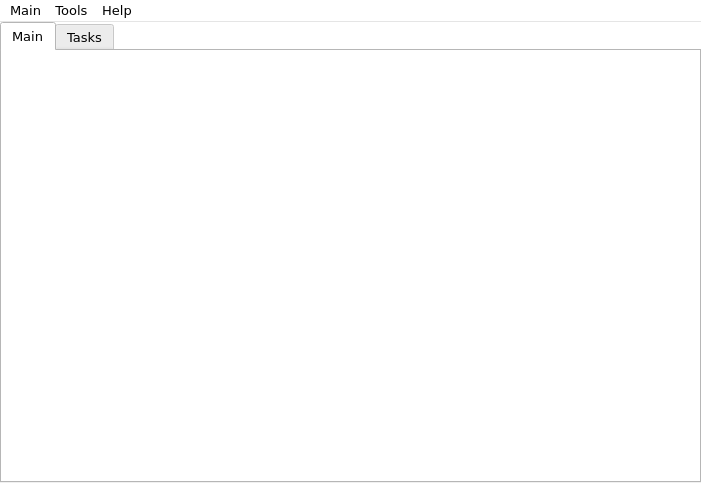
<?xml version="1.0" encoding="UTF-8"?>
<ui version="4.0">
 <class>MainWindow</class>
 <widget class="QMainWindow" name="MainWindow">
  <property name="geometry">
   <rect>
    <x>0</x>
    <y>0</y>
    <width>701</width>
    <height>483</height>
   </rect>
  </property>
  <property name="sizePolicy">
   <sizepolicy hsizetype="Preferred" vsizetype="Fixed">
    <horstretch>0</horstretch>
    <verstretch>0</verstretch>
   </sizepolicy>
  </property>
  <property name="palette">
   <palette>
    <active>
     <colorrole role="WindowText">
      <brush brushstyle="SolidPattern">
       <color alpha="255">
        <red>0</red>
        <green>0</green>
        <blue>0</blue>
       </color>
      </brush>
     </colorrole>
     <colorrole role="Button">
      <brush brushstyle="SolidPattern">
       <color alpha="255">
        <red>255</red>
        <green>255</green>
        <blue>255</blue>
       </color>
      </brush>
     </colorrole>
     <colorrole role="Light">
      <brush brushstyle="SolidPattern">
       <color alpha="255">
        <red>255</red>
        <green>255</green>
        <blue>255</blue>
       </color>
      </brush>
     </colorrole>
     <colorrole role="Midlight">
      <brush brushstyle="SolidPattern">
       <color alpha="255">
        <red>255</red>
        <green>255</green>
        <blue>255</blue>
       </color>
      </brush>
     </colorrole>
     <colorrole role="Dark">
      <brush brushstyle="SolidPattern">
       <color alpha="255">
        <red>127</red>
        <green>127</green>
        <blue>127</blue>
       </color>
      </brush>
     </colorrole>
     <colorrole role="Mid">
      <brush brushstyle="SolidPattern">
       <color alpha="255">
        <red>170</red>
        <green>170</green>
        <blue>170</blue>
       </color>
      </brush>
     </colorrole>
     <colorrole role="Text">
      <brush brushstyle="SolidPattern">
       <color alpha="255">
        <red>0</red>
        <green>0</green>
        <blue>0</blue>
       </color>
      </brush>
     </colorrole>
     <colorrole role="BrightText">
      <brush brushstyle="SolidPattern">
       <color alpha="255">
        <red>255</red>
        <green>255</green>
        <blue>255</blue>
       </color>
      </brush>
     </colorrole>
     <colorrole role="ButtonText">
      <brush brushstyle="SolidPattern">
       <color alpha="255">
        <red>0</red>
        <green>0</green>
        <blue>0</blue>
       </color>
      </brush>
     </colorrole>
     <colorrole role="Base">
      <brush brushstyle="SolidPattern">
       <color alpha="255">
        <red>255</red>
        <green>255</green>
        <blue>255</blue>
       </color>
      </brush>
     </colorrole>
     <colorrole role="Window">
      <brush brushstyle="SolidPattern">
       <color alpha="255">
        <red>255</red>
        <green>255</green>
        <blue>255</blue>
       </color>
      </brush>
     </colorrole>
     <colorrole role="Shadow">
      <brush brushstyle="SolidPattern">
       <color alpha="255">
        <red>0</red>
        <green>0</green>
        <blue>0</blue>
       </color>
      </brush>
     </colorrole>
     <colorrole role="AlternateBase">
      <brush brushstyle="SolidPattern">
       <color alpha="255">
        <red>255</red>
        <green>255</green>
        <blue>255</blue>
       </color>
      </brush>
     </colorrole>
     <colorrole role="ToolTipBase">
      <brush brushstyle="SolidPattern">
       <color alpha="255">
        <red>255</red>
        <green>255</green>
        <blue>220</blue>
       </color>
      </brush>
     </colorrole>
     <colorrole role="ToolTipText">
      <brush brushstyle="SolidPattern">
       <color alpha="255">
        <red>0</red>
        <green>0</green>
        <blue>0</blue>
       </color>
      </brush>
     </colorrole>
    </active>
    <inactive>
     <colorrole role="WindowText">
      <brush brushstyle="SolidPattern">
       <color alpha="255">
        <red>0</red>
        <green>0</green>
        <blue>0</blue>
       </color>
      </brush>
     </colorrole>
     <colorrole role="Button">
      <brush brushstyle="SolidPattern">
       <color alpha="255">
        <red>255</red>
        <green>255</green>
        <blue>255</blue>
       </color>
      </brush>
     </colorrole>
     <colorrole role="Light">
      <brush brushstyle="SolidPattern">
       <color alpha="255">
        <red>255</red>
        <green>255</green>
        <blue>255</blue>
       </color>
      </brush>
     </colorrole>
     <colorrole role="Midlight">
      <brush brushstyle="SolidPattern">
       <color alpha="255">
        <red>255</red>
        <green>255</green>
        <blue>255</blue>
       </color>
      </brush>
     </colorrole>
     <colorrole role="Dark">
      <brush brushstyle="SolidPattern">
       <color alpha="255">
        <red>127</red>
        <green>127</green>
        <blue>127</blue>
       </color>
      </brush>
     </colorrole>
     <colorrole role="Mid">
      <brush brushstyle="SolidPattern">
       <color alpha="255">
        <red>170</red>
        <green>170</green>
        <blue>170</blue>
       </color>
      </brush>
     </colorrole>
     <colorrole role="Text">
      <brush brushstyle="SolidPattern">
       <color alpha="255">
        <red>0</red>
        <green>0</green>
        <blue>0</blue>
       </color>
      </brush>
     </colorrole>
     <colorrole role="BrightText">
      <brush brushstyle="SolidPattern">
       <color alpha="255">
        <red>255</red>
        <green>255</green>
        <blue>255</blue>
       </color>
      </brush>
     </colorrole>
     <colorrole role="ButtonText">
      <brush brushstyle="SolidPattern">
       <color alpha="255">
        <red>0</red>
        <green>0</green>
        <blue>0</blue>
       </color>
      </brush>
     </colorrole>
     <colorrole role="Base">
      <brush brushstyle="SolidPattern">
       <color alpha="255">
        <red>255</red>
        <green>255</green>
        <blue>255</blue>
       </color>
      </brush>
     </colorrole>
     <colorrole role="Window">
      <brush brushstyle="SolidPattern">
       <color alpha="255">
        <red>255</red>
        <green>255</green>
        <blue>255</blue>
       </color>
      </brush>
     </colorrole>
     <colorrole role="Shadow">
      <brush brushstyle="SolidPattern">
       <color alpha="255">
        <red>0</red>
        <green>0</green>
        <blue>0</blue>
       </color>
      </brush>
     </colorrole>
     <colorrole role="AlternateBase">
      <brush brushstyle="SolidPattern">
       <color alpha="255">
        <red>255</red>
        <green>255</green>
        <blue>255</blue>
       </color>
      </brush>
     </colorrole>
     <colorrole role="ToolTipBase">
      <brush brushstyle="SolidPattern">
       <color alpha="255">
        <red>255</red>
        <green>255</green>
        <blue>220</blue>
       </color>
      </brush>
     </colorrole>
     <colorrole role="ToolTipText">
      <brush brushstyle="SolidPattern">
       <color alpha="255">
        <red>0</red>
        <green>0</green>
        <blue>0</blue>
       </color>
      </brush>
     </colorrole>
    </inactive>
    <disabled>
     <colorrole role="WindowText">
      <brush brushstyle="SolidPattern">
       <color alpha="255">
        <red>127</red>
        <green>127</green>
        <blue>127</blue>
       </color>
      </brush>
     </colorrole>
     <colorrole role="Button">
      <brush brushstyle="SolidPattern">
       <color alpha="255">
        <red>255</red>
        <green>255</green>
        <blue>255</blue>
       </color>
      </brush>
     </colorrole>
     <colorrole role="Light">
      <brush brushstyle="SolidPattern">
       <color alpha="255">
        <red>255</red>
        <green>255</green>
        <blue>255</blue>
       </color>
      </brush>
     </colorrole>
     <colorrole role="Midlight">
      <brush brushstyle="SolidPattern">
       <color alpha="255">
        <red>255</red>
        <green>255</green>
        <blue>255</blue>
       </color>
      </brush>
     </colorrole>
     <colorrole role="Dark">
      <brush brushstyle="SolidPattern">
       <color alpha="255">
        <red>127</red>
        <green>127</green>
        <blue>127</blue>
       </color>
      </brush>
     </colorrole>
     <colorrole role="Mid">
      <brush brushstyle="SolidPattern">
       <color alpha="255">
        <red>170</red>
        <green>170</green>
        <blue>170</blue>
       </color>
      </brush>
     </colorrole>
     <colorrole role="Text">
      <brush brushstyle="SolidPattern">
       <color alpha="255">
        <red>127</red>
        <green>127</green>
        <blue>127</blue>
       </color>
      </brush>
     </colorrole>
     <colorrole role="BrightText">
      <brush brushstyle="SolidPattern">
       <color alpha="255">
        <red>255</red>
        <green>255</green>
        <blue>255</blue>
       </color>
      </brush>
     </colorrole>
     <colorrole role="ButtonText">
      <brush brushstyle="SolidPattern">
       <color alpha="255">
        <red>127</red>
        <green>127</green>
        <blue>127</blue>
       </color>
      </brush>
     </colorrole>
     <colorrole role="Base">
      <brush brushstyle="SolidPattern">
       <color alpha="255">
        <red>255</red>
        <green>255</green>
        <blue>255</blue>
       </color>
      </brush>
     </colorrole>
     <colorrole role="Window">
      <brush brushstyle="SolidPattern">
       <color alpha="255">
        <red>255</red>
        <green>255</green>
        <blue>255</blue>
       </color>
      </brush>
     </colorrole>
     <colorrole role="Shadow">
      <brush brushstyle="SolidPattern">
       <color alpha="255">
        <red>0</red>
        <green>0</green>
        <blue>0</blue>
       </color>
      </brush>
     </colorrole>
     <colorrole role="AlternateBase">
      <brush brushstyle="SolidPattern">
       <color alpha="255">
        <red>255</red>
        <green>255</green>
        <blue>255</blue>
       </color>
      </brush>
     </colorrole>
     <colorrole role="ToolTipBase">
      <brush brushstyle="SolidPattern">
       <color alpha="255">
        <red>255</red>
        <green>255</green>
        <blue>220</blue>
       </color>
      </brush>
     </colorrole>
     <colorrole role="ToolTipText">
      <brush brushstyle="SolidPattern">
       <color alpha="255">
        <red>0</red>
        <green>0</green>
        <blue>0</blue>
       </color>
      </brush>
     </colorrole>
    </disabled>
   </palette>
  </property>
  <property name="font">
   <font>
    <family>Verdana</family>
    <pointsize>10</pointsize>
   </font>
  </property>
  <property name="windowTitle">
   <string>WinApp_Manager</string>
  </property>
  <property name="unifiedTitleAndToolBarOnMac">
   <bool>false</bool>
  </property>
  <widget class="QWidget" name="centralWidget">
   <layout class="QHBoxLayout" name="horizontalLayout_2">
    <property name="spacing">
     <number>0</number>
    </property>
    <property name="margin">
     <number>0</number>
    </property>
    <item>
     <widget class="QTabWidget" name="tabWidget">
      <property name="sizePolicy">
       <sizepolicy hsizetype="Minimum" vsizetype="Minimum">
        <horstretch>0</horstretch>
        <verstretch>0</verstretch>
       </sizepolicy>
      </property>
      <property name="tabPosition">
       <enum>QTabWidget::North</enum>
      </property>
      <property name="tabShape">
       <enum>QTabWidget::Rounded</enum>
      </property>
      <property name="currentIndex">
       <number>0</number>
      </property>
      <property name="usesScrollButtons">
       <bool>true</bool>
      </property>
      <property name="documentMode">
       <bool>false</bool>
      </property>
      <property name="tabsClosable">
       <bool>false</bool>
      </property>
      <property name="movable">
       <bool>false</bool>
      </property>
      <widget class="QWidget" name="tab">
       <attribute name="title">
        <string>Main</string>
       </attribute>
       <layout class="QVBoxLayout" name="verticalLayout_3">
        <property name="spacing">
         <number>0</number>
        </property>
        <property name="margin">
         <number>0</number>
        </property>
        <item>
         <widget class="applist_t" name="Page1Applist" native="true"/>
        </item>
       </layout>
      </widget>
      <widget class="QWidget" name="tab_2">
       <attribute name="title">
        <string>Tasks</string>
       </attribute>
       <layout class="QVBoxLayout" name="verticalLayout">
        <item>
         <widget class="tasklist_t" name="Page2TaskList" native="true"/>
        </item>
       </layout>
      </widget>
     </widget>
    </item>
   </layout>
  </widget>
  <widget class="QMenuBar" name="menuBar">
   <property name="geometry">
    <rect>
     <x>0</x>
     <y>0</y>
     <width>701</width>
     <height>21</height>
    </rect>
   </property>
   <widget class="QMenu" name="menuMain">
    <property name="title">
     <string>Main</string>
    </property>
    <addaction name="actionQuit"/>
    <addaction name="actionReload"/>
   </widget>
   <widget class="QMenu" name="menuTools">
    <property name="title">
     <string>Tools</string>
    </property>
    <addaction name="actionSettings"/>
   </widget>
   <widget class="QMenu" name="menuHelp">
    <property name="title">
     <string>Help</string>
    </property>
    <addaction name="actionAbout"/>
    <addaction name="actionAboutQt"/>
   </widget>
   <addaction name="menuMain"/>
   <addaction name="menuTools"/>
   <addaction name="menuHelp"/>
  </widget>
  <action name="actionQuit">
   <property name="text">
    <string>Quit</string>
   </property>
  </action>
  <action name="actionSettings">
   <property name="text">
    <string>Settings</string>
   </property>
  </action>
  <action name="actionAbout">
   <property name="text">
    <string>About</string>
   </property>
  </action>
  <action name="actionAboutQt">
   <property name="text">
    <string>AboutQt</string>
   </property>
  </action>
  <action name="actionReload">
   <property name="text">
    <string>Reload</string>
   </property>
  </action>
 </widget>
 <layoutdefault spacing="6" margin="11"/>
 <customwidgets>
  <customwidget>
   <class>tasklist_t</class>
   <extends>QWidget</extends>
   <header>tasklist_t.h</header>
   <container>1</container>
  </customwidget>
  <customwidget>
   <class>applist_t</class>
   <extends>QWidget</extends>
   <header>applist_t.h</header>
   <container>1</container>
  </customwidget>
 </customwidgets>
 <resources/>
 <connections/>
</ui>
